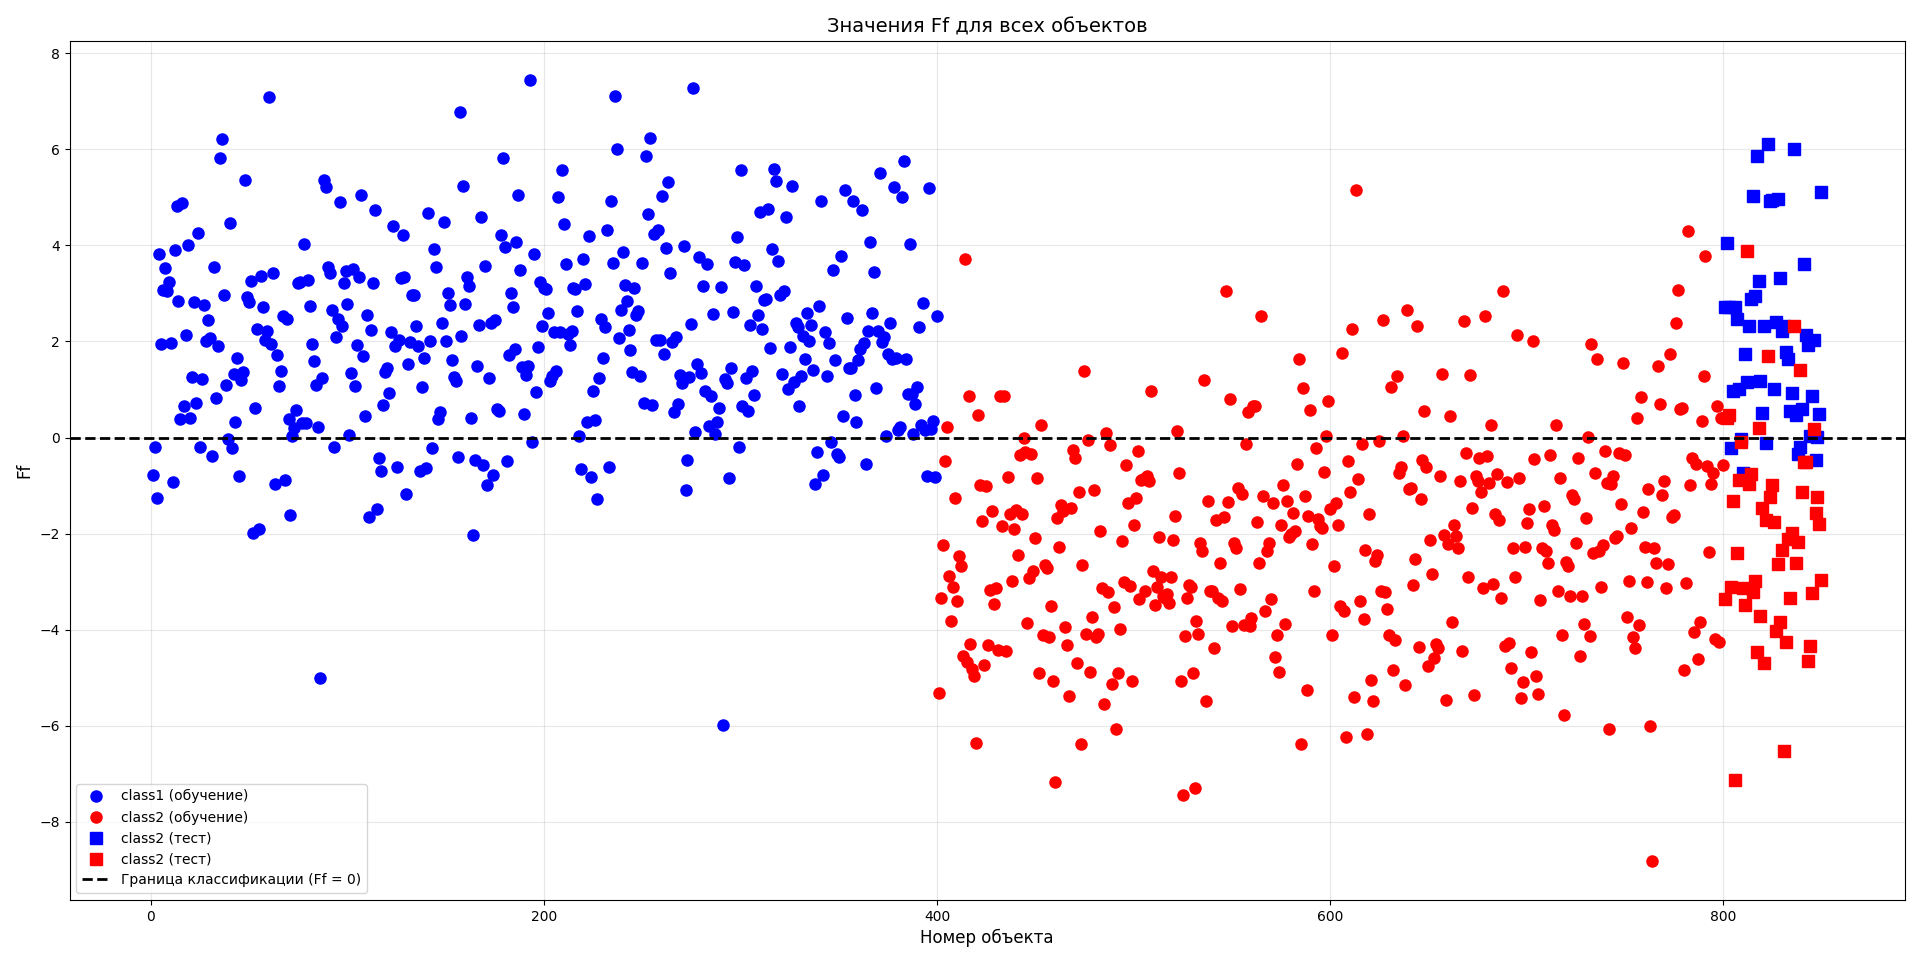

The Python source for this figure:
import numpy as np
import pandas as pd
import matplotlib.pyplot as plt


problem = 4 #  int(input('Введите номер задачи: '))

match problem:
    case 1:
        data = pd.read_csv('Discriminate_Analize_DataSet_1.csv')
        X_1 = data[data['object'] == 'X_1'].drop(columns=['object']).values.tolist()
        X_2 = data[data['object'] == 'X_2'].drop(columns=['object']).values.tolist()
        X_0 = data[data['object'] == 'X_0'].drop(columns=['object']).values.tolist()

    case 2:
        data = pd.read_csv('Discriminate_Analize_DataSet_4.csv')
        data_2 = pd.read_csv('Discriminate_Analize_DataSet_3.csv')

        X_1 = data_2[data_2['object'] == 'Adelie'].drop(columns=['object']).values.tolist()
        X_2 = data_2[data_2['object'] == 'Gentoo'].drop(columns=['object']).values.tolist()
        X_0 = data_2[data_2['object'] == 'object_researh'].drop(columns=['object']).values.tolist()

    case 3:
        data = pd.read_csv('Credit_card_label.csv')
        data_2 = pd.read_csv('Credit_card.csv')
        data_merged = pd.merge(data, data_2, on='Ind_ID').copy()
        border = 1000

        # data_merged.drop(columns=['Birthday_count', 'Phone', 'EMAIL_ID', 'Mobile_phone', 'Work_Phone'], inplace=True)
       #  data_processed = data_merged[['Ind_ID', 'object', 'GENDER', 'Car_Owner', 'Propert_Owner', 'CHILDREN',
       # 'Annual_income', 'Type_Income', 'EDUCATION', 'Marital_status',
       # 'Housing_type', 'Employed_days', 'Type_Occupation', 'Family_Members']].copy()
        data_processed = data_merged[['object', 'Car_Owner', 'Propert_Owner',
                                      'Annual_income']].copy()
        data_processed['Annual_income'] = data_processed['Annual_income']/10**4
        data_processed.dropna(inplace=True)

        # data_merged = pd.Categorical(data_merged.drop(columns=['object']))
        for col in data_processed.columns:
            if data_processed[col].dtype == 'object':
                data_processed.loc[:, col] = pd.Categorical(data_processed[col]).codes

        mask_0 = data_processed['object'] == 0
        mask_1 = data_processed['object'] == 1

        X_1 = data_processed.loc[mask_0].drop(columns=['object']).iloc[:150].values.tolist()
        X_2 = data_processed.loc[mask_1].drop(columns=['object']).iloc[:150].values.tolist()
        # X_0 = (data_processed.loc[mask_0].drop(columns=['object']).iloc[1340:].values.tolist() +
        #        data_processed.loc[mask_1].drop(columns=['object']).iloc[150:].values.tolist())
        X_01 = data_processed.loc[mask_0].drop(columns=['object']).iloc[1340:].values.tolist()
        X_02 = data_processed.loc[mask_1].drop(columns=['object']).iloc[150:].values.tolist()
        # X_0 = data_processed[border:].drop(columns=['object']).values.tolist()

    case 4:
        data = pd.read_csv('Raisin_Dataset.csv')
        data = data.rename(columns={'Class': 'object'})
        mask_0 = data['object'] == 'Kecimen'
        mask_1 = data['object'] == 'Besni'

        length = len(data[data['object'] == "Kecimen"])
        c = 0.8
        border = round(length*c)

        X_1 = data.loc[mask_0].drop(columns=['object']).iloc[:border].values.tolist()
        X_2 = data.loc[mask_1].drop(columns=['object']).iloc[:border].values.tolist()
        X_01 = data.loc[mask_0].drop(columns=['object']).iloc[border:].values.tolist()
        X_02 = data.loc[mask_1].drop(columns=['object']).iloc[border:].values.tolist()

n1 = len(X_1)
n2 = len(X_2)
X_1_ar = np.array(X_1)
X_2_ar = np.array(X_2)

X_11 = np.mean(X_1_ar, axis=0)
X_12 = np.mean(X_2_ar, axis=0)

s1 = np.zeros((X_1_ar.shape[1], X_1_ar.shape[1]))
s2 = np.zeros((X_2_ar.shape[1], X_2_ar.shape[1]))

for j in range(X_1_ar.shape[1]):
    for l in range(X_1_ar.shape[1]):
        sum_cov_1 = sum((X_1_ar[i][j] - X_11[j]) * (X_1_ar[i][l] - X_11[l]) for i in range(n1))
        s1[j][l] = sum_cov_1 / n1

for j in range(X_2_ar.shape[1]):
    for l in range(X_2_ar.shape[1]):
        sum_cov_2 = sum((X_2_ar[i][j] - X_12[j]) * (X_2_ar[i][l] - X_12[l]) for i in range(n2))
        s2[j][l] = sum_cov_2 / n2


from sklearn.preprocessing import StandardScaler
scaler = StandardScaler()
X_all = data.drop(columns=['object']).values
X_all_scaled = scaler.fit_transform(X_all)

data_scaled = pd.DataFrame(X_all_scaled, columns=data.drop(columns=['object']).columns)
data_scaled['object'] = data['object'].values


s1 = np.cov(X_1_ar, rowvar=False, ddof=1)
s2 = np.cov(X_2_ar, rowvar=False, ddof=1)
SO = ((n1 - 1) * s1 + (n2 - 1) * s2) / (n1 + n2 - 2)
SO_obrat = np.linalg.inv(SO)


print("X_11 (mean class1):", X_11)
print("X_12 (mean class2):", X_12)
diff = X_11 - X_12
print("mean difference (X_11 - X_12):", diff, "norm:", np.linalg.norm(diff))

print("SO shape:", SO.shape)
print("det(SO):", np.linalg.det(SO))
print("rank(SO):", np.linalg.matrix_rank(SO))

eigvals = np.linalg.eigvals(SO)
print("eigvals(SO):", eigvals)

A = None
try:
    SO_obrat = np.linalg.inv(SO)
    A = SO_obrat @ diff
    print("A:", A, "norm(A):", np.linalg.norm(A))
except Exception as e:
    print("Ошибка при обращении SO:", e)

A = SO_obrat @ (X_11 - X_12)

F_1 = np.sum(A * X_1_ar, axis=1)
F_2 = np.sum(A * X_2_ar, axis=1)


sep = (F_1.mean() - F_2.mean())**2 / (F_1.var() + F_2.var())
print("Fisher separation (bigger is better):", sep)


F_1_mean = F_1.mean()
F_2_mean = F_2.mean()
F_all = (F_1_mean + F_2_mean) / 2

F_1_centered = F_1 - F_all
F_2_centered = F_2 - F_all

F_01 = np.sum(A * np.array(X_01), axis=1) - F_all
F_02 = np.sum(A * np.array(X_02), axis=1) - F_all

def visualization():
    plt.figure(figsize=(19, 9))

    # plt.subplot(1, 2, 1)
    # plt.plot(range(1, len(F_1_centered) + 1), F_1_centered, 'bo', label='class1', markersize=8)
    # plt.plot(range(len(F_1_centered) + 1, len(F_1_centered) + len(F_2_centered) + 1),
    #          F_2_centered, 'ro', label='class2', markersize=8)
    #
    # plt.axhline(y=0, color='black', linestyle='--', linewidth=2,
    #             label='Граница классификации (FFf = 0)')
    #
    # plt.xlabel('Номер объекта', fontsize=12)
    # plt.ylabel('FFf', fontsize=12)
    # plt.title('Значения FFf для class1 и class2 (тестовые данные)', fontsize=14)
    # plt.legend(fontsize=10)
    # plt.grid(True, alpha=0.3)

    # plt.subplot(1, 2, 2)
    plt.plot(range(1, len(F_1_centered) + 1), F_1_centered, 'bo', label='class1 (обучение)', markersize=8)
    plt.plot(range(len(F_1_centered) + 1, len(F_1_centered) + len(F_2_centered) + 1),
             F_2_centered, 'ro', label='class2 (обучение)', markersize=8)
    plt.plot(range(len(F_1_centered) + len(F_2_centered) + 1,
                   len(F_1_centered) + len(F_2_centered) + len(F_01) + 1),
             F_01, 'bs', label='class2 (тест)', markersize=8)

    plt.plot(range(len(F_1_centered) + len(F_2_centered) + 1,
                   len(F_1_centered) + len(F_2_centered) + len(F_02) + 1),
             F_02, 'rs', label='class2 (тест)', markersize=8)

    plt.axhline(y=0, color='black', linestyle='--', linewidth=2,
                label='Граница классификации (Ff = 0)')

    plt.xlabel('Номер объекта', fontsize=12)
    plt.ylabel('Ff', fontsize=12)
    plt.title('Значения Ff для всех объектов', fontsize=14)
    plt.legend(fontsize=10)
    plt.grid(True, alpha=0.3)

    plt.tight_layout()
    plt.show()

print(f"\nСТАТИСТИКА ДАННЫХ:")
print(f"ОБУЧАЮЩИЕ ДАННЫХ:")
print(f"  class1: {len(F_1_centered)} объектов, среднее F: {F_1_centered.mean():.4f}")
print(f"  class2: {len(F_2_centered)} объектов, среднее F: {F_2_centered.mean():.4f}")
print(f"  Исходная граница классификации: {F_all:.4f}")

print(f"\nТЕСТОВЫЕ ДАННЫЕ:")
print(f"  class1: {len(F_1_centered)} объектов, среднее F: {F_1_centered.mean():.4f}")
print(f"  class2: {len(F_2_centered)} объектов, среднее F: {F_2_centered.mean():.4f}")
print(f"  Исходная граница классификации: {F_all:.4f}")

print(f"\nОБЪЕКТЫ ДЛЯ ИССЛЕДОВАНИЯ:")
print(f"  object_researh: {len(F_01)+len(F_02)} объектов")

print(f"\nВСЕГО ОБЪЕКТОВ: {len(F_1_centered) + len(F_2_centered) + len(F_01)+len(F_02)}")

print(f"\nКЛАССИФИКАЦИЯ ОБЪЕКТОВ ИССЛЕДОВАНИЯ:")
for i, f_value in enumerate(F_01):
    if f_value > 0:
        classification = "class1"
    else:
        classification = "class2"
    print(f"  Объект {i+1}: F = {f_value:.4f} -> {classification}")

print(f"\nСРАВНЕНИЕ ИСХОДНЫХ ГРАНИЦ КЛАССИФИКАЦИИ:")
print(f"  Обучающие данные: {F_all:.4f}")
print(f"  Тестовые данные: {F_all:.4f}")
print(f"  Разница: {abs(F_all - F_all):.4f}")

print(f"\nРАСПРЕДЕЛЕНИЕ ЗНАЧЕНИЙ ОТНОСИТЕЛЬНО ГРАНИЦЫ 0:")
print(f"  class1 (обучение): {np.sum(F_1_centered > 0)}/{len(F_1_centered)} объектов выше границы")
print(f"  class2 (обучение): {np.sum(F_2_centered < 0)}/{len(F_2_centered)} объектов ниже границы")
print(f"  class1 (тест): {np.sum(F_01 > 0)}/{len(F_01)} объектов выше границы")
print(f"  class2 (тест): {np.sum(F_02 < 0)}/{len(F_02)} объектов ниже границы")
print(f"  Итого точность: {(np.sum(F_01 > 0)+np.sum(F_02 < 0))/(len(F_01)*2)*100}%")

# visualization()
